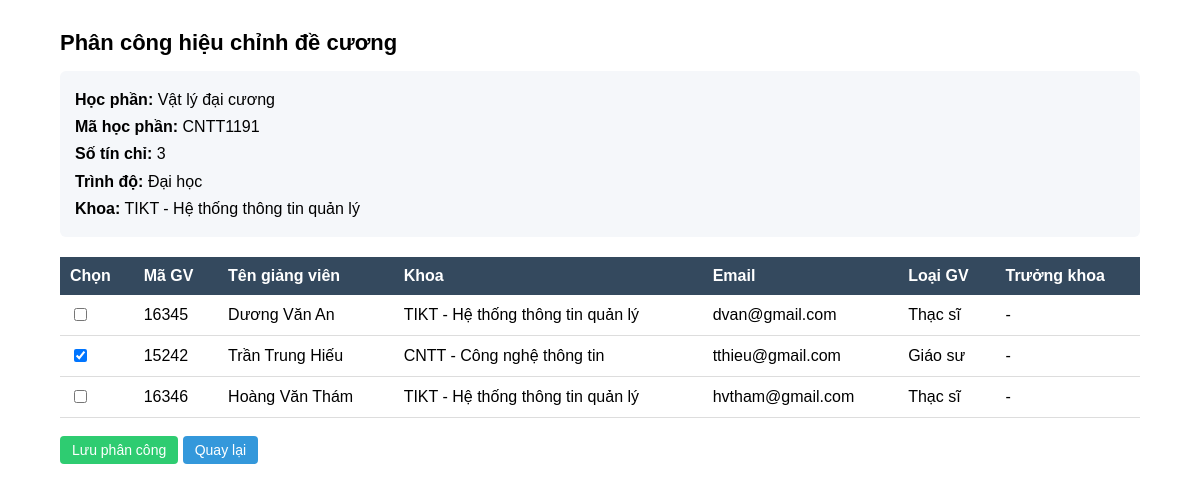
The app's page /adminKhoa_hocphan_authorize/CNTT1191, older data.
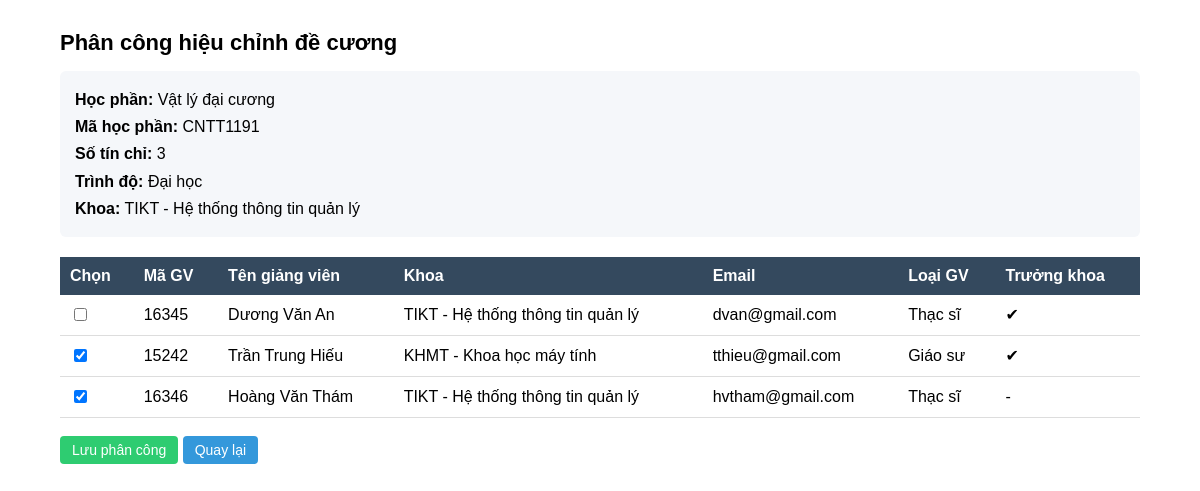
The same page, newer data.
### tables this page shows
CREATE TABLE "HocPhan" (
	"MaHP"	CHAR(10) NOT NULL,
	"TenHP"	NVARCHAR(100) NOT NULL,
	"SoTC"	INTEGER,
	"TrinhDo"	NVARCHAR(20),
	"MaDV"	CHAR(4),
	PRIMARY KEY("MaHP"),
	FOREIGN KEY("MaDV") REFERENCES "DonVi"("MaDV")
);

CREATE TABLE "DonVi" (
	"MaDV"	CHAR(4),
	"TenDV"	NVARCHAR(100) NOT NULL,
	PRIMARY KEY("MaDV")
);

CREATE TABLE "CanBo" (
	"MaQL"	CHAR(5) NOT NULL,
	"SoHieu"	CHAR(20),
	"TenGV"	NVARCHAR(100) NOT NULL,
	"MaDV"	CHAR(4),
	"LoaiGV"	NVARCHAR(20),
	"Email"	NVARCHAR(100),
	"LaTruongKhoa"	INTEGER DEFAULT 0,
	PRIMARY KEY("MaQL"),
	FOREIGN KEY("MaDV") REFERENCES "DonVi"("MaDV")
);

### main.py (the view)
@app.route("/adminKhoa_hocphan_authorize/<MaHP>")
def adminKhoa_hocphan_authorize(MaHP):
    conn = get_db()
    cursor = conn.cursor()
    cursor.execute(
    """
    SELECT HocPhan.*,
           DonVi.TenDV
    FROM HocPhan
    LEFT JOIN DonVi
    ON HocPhan.MaDV = DonVi.MaDV
    WHERE HocPhan.MaHP=?
    """,
    (MaHP,)
    )
    hocphan = cursor.fetchone()
    cursor.execute(
    """
    SELECT CanBo.MaQL,
        CanBo.TenGV,
        CanBo.MaDV,
        CanBo.Email,
        CanBo.LoaiGV,
        CanBo.LaTruongKhoa,
        DonVi.TenDV
    FROM CanBo
    LEFT JOIN DonVi
    ON CanBo.MaDV = DonVi.MaDV
    """
    )
    dsCanBo = cursor.fetchall()
    cursor.execute(
    """
    SELECT MaGV
    FROM PhanCongHC
    WHERE MaHP=?
    """,
    (MaHP,)
    )
    dsDaChon = [x["MaGV"] for x in cursor.fetchall()]
    conn.close()
    return render_template(
        "adminKhoa_hocphan_authorize.html",
        hocphan=hocphan,
        dsCanBo=dsCanBo,
        dsDaChon=dsDaChon,
    )

### main.py (called while the page is built)
def get_db():
    conn = sqlite3.connect(DB)
    conn.row_factory = sqlite3.Row
    return conn

@app.before_request
def update_truong_khoa():
    if 'current_user' in session:
        user = session['current_user']
        if user["MaGV"] is not None:
            obj_CanBo = get_obj_CanBo(user["MaGV"])
            session['current_user']["LaTruongKhoa"] = obj_CanBo[6]
        else:
            session['current_user']["LaTruongKhoa"] = 0
        session.modified = True

### templates/adminKhoa_hocphan_authorize.html (shortened to what this page needs)
{% extends "base.html" %} {% block content %}
<div class="dashboard-container">
  <div class="dashboard-title">Phân công hiệu chỉnh đề cương</div>
  <div class="hocphan-info">
    <b>Học phần:</b> {{ hocphan.TenHP }} <br />
    <b>Mã học phần:</b> {{ hocphan.MaHP }} <br />
    <b>Số tín chỉ:</b> {{ hocphan.SoTC }} <br />
    <b>Trình độ:</b> {{ hocphan.TrinhDo }} <br />
    <b>Khoa:</b> {{ hocphan.MaDV }} - {{ hocphan.TenDV }}
  </div>
  <form method="POST" action="/adminKhoa_hocphan_authorize_save">
    <table class="dashboard-table">
      <thead>
        <tr>
          <th>Chọn</th>
          <th>Mã GV</th>
          <th>Tên giảng viên</th>
          <th>Khoa</th>
          <th>Email</th>
          <th>Loại GV</th>
          <th>Trưởng khoa</th>
        </tr>
      </thead>
      <tbody>
        {% for gv in dsCanBo %}
        <tr>
          <td>
            <input
              type="checkbox"
              name="MaGV[]"
              value="{{ gv.MaQL }}"
              {%
              if
              gv.MaQL
              in
              dsDaChon
              %}checked{%
              endif
              %}
            />
          </td>
          <td>{{ gv.MaQL }}</td>
          <td>{{ gv.TenGV }}</td>
          <td>{{ gv.MaDV }} - {{ gv.TenDV }}</td>
          <td>{{ gv.Email }}</td>
          <td>{{ gv.LoaiGV }}</td>
          <td>{% if gv.LaTruongKhoa == 1 %} ✔ {% else %} - {% endif %}</td>
        </tr>
        {% endfor %}
      </tbody>
    </table>
    <br />
    <button class="btn-action btn-save">Lưu phân công</button>
    <a class="btn-action btn-edit" href="/adminKhoa_hocphan_dashboard">
      Quay lại
    </a>
  </form>
</div>
{% endblock %}

### templates/base.html (shortened to what this page needs)
<!DOCTYPE html>
<html>
<head>
    <link rel="stylesheet" href="{{ url_for('static', filename='styles_topmenu.css') }}">
    <link rel="stylesheet" href="{{ url_for('static', filename='styles_admin.css') }}">
    <link rel="stylesheet" href="{{ url_for('static', filename='styles_khoa.css') }}">
    <link rel="stylesheet" href="{{ url_for('static', filename='styles_gv.css') }}">
</head>
<body>
    {% block content %}
    {% endblock %}
</body>
</html>

### static/styles_topmenu.css (style rules this page uses)
body { margin:0; font-family:Arial; }

### static/styles_admin.css (style rules this page uses)
.btn-save { padding: 6px 14px; background: #3498db; color: white; border: none; border-radius: 4px; cursor: pointer; }

### static/styles_khoa.css (style rules this page uses)
.dashboard-container { width: 90%; margin: auto; margin-top: 30px; }
.dashboard-title { font-size: 22px; font-weight: bold; margin-bottom: 15px; }
.dashboard-table { width: 100%; border-collapse: collapse; background: white; }
.dashboard-table th { background: #34495e; color: white; padding: 10px; text-align: left; }
.dashboard-table td { padding: 10px; border-bottom: 1px solid #ddd; }
.btn-action { padding: 6px 12px; border-radius: 4px; text-decoration: none; color: white; font-size: 14px; }
.btn-edit { background: #3498db; }
.btn-save { background: #2ecc71; }
.hocphan-info { background: #f5f7fa; padding: 15px; border-radius: 6px; margin-bottom: 20px; line-height: 1.7; }

Row changes from the older to the newer data that the page shows:
changed CanBo "Dương Văn An": LaTruongKhoa "-" → "✔"
changed CanBo "Trần Trung Hiếu": MaDV "CNTT" → "KHMT"; TenDV "Công nghệ thông tin" → "Khoa học máy tính"; LaTruongKhoa "-" → "✔"
computed for CanBo "Hoàng Văn Thám": MaQL "☐" → "☑"
